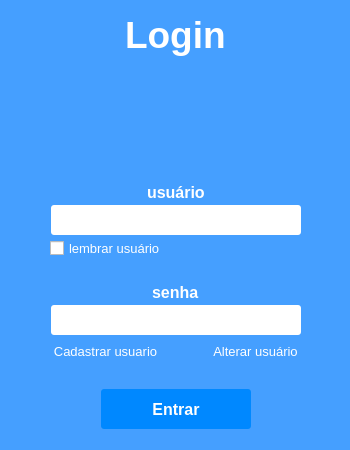
<?xml version="1.0" encoding="UTF-8"?>
<ui version="4.0">
 <class>Form</class>
 <widget class="QWidget" name="Form">
  <property name="geometry">
   <rect>
    <x>0</x>
    <y>0</y>
    <width>350</width>
    <height>450</height>
   </rect>
  </property>
  <property name="minimumSize">
   <size>
    <width>350</width>
    <height>450</height>
   </size>
  </property>
  <property name="maximumSize">
   <size>
    <width>350</width>
    <height>450</height>
   </size>
  </property>
  <property name="windowTitle">
   <string>Form</string>
  </property>
  <property name="styleSheet">
   <string notr="true">QWidget#Form {
	
	background-color: rgb(69, 159, 255);
}

QLineEdit{
border-radius:3px;
}
QLineEdit:focus{
border:2px solid;
	border-color: rgb(155, 245, 255);
}</string>
  </property>
  <widget class="QWidget" name="login_label" native="true">
   <property name="geometry">
    <rect>
     <x>0</x>
     <y>-10</y>
     <width>351</width>
     <height>90</height>
    </rect>
   </property>
   <layout class="QGridLayout" name="gridLayout_4">
    <item row="0" column="1">
     <widget class="QLabel" name="label">
      <property name="font">
       <font>
        <family>Arial</family>
        <pointsize>28</pointsize>
        <weight>75</weight>
        <bold>true</bold>
       </font>
      </property>
      <property name="styleSheet">
       <string notr="true">color: rgb(255, 255, 255);
font-weight:bold;</string>
      </property>
      <property name="text">
       <string>Login</string>
      </property>
     </widget>
    </item>
    <item row="0" column="0">
     <spacer name="horizontalSpacer_7">
      <property name="orientation">
       <enum>Qt::Horizontal</enum>
      </property>
      <property name="sizeHint" stdset="0">
       <size>
        <width>40</width>
        <height>20</height>
       </size>
      </property>
     </spacer>
    </item>
    <item row="0" column="2">
     <spacer name="horizontalSpacer_8">
      <property name="orientation">
       <enum>Qt::Horizontal</enum>
      </property>
      <property name="sizeHint" stdset="0">
       <size>
        <width>40</width>
        <height>20</height>
       </size>
      </property>
     </spacer>
    </item>
   </layout>
  </widget>
  <widget class="QWidget" name="widget_5" native="true">
   <property name="geometry">
    <rect>
     <x>0</x>
     <y>172</y>
     <width>351</width>
     <height>41</height>
    </rect>
   </property>
   <layout class="QGridLayout" name="gridLayout_5">
    <item row="0" column="1">
     <widget class="QLabel" name="label_2">
      <property name="font">
       <font>
        <family>Arial</family>
        <pointsize>12</pointsize>
        <weight>75</weight>
        <bold>true</bold>
       </font>
      </property>
      <property name="styleSheet">
       <string notr="true">color: rgb(255, 255, 255);
font-weight:bold;</string>
      </property>
      <property name="text">
       <string>usuário</string>
      </property>
     </widget>
    </item>
    <item row="0" column="0">
     <spacer name="horizontalSpacer_9">
      <property name="orientation">
       <enum>Qt::Horizontal</enum>
      </property>
      <property name="sizeHint" stdset="0">
       <size>
        <width>40</width>
        <height>20</height>
       </size>
      </property>
     </spacer>
    </item>
    <item row="0" column="2">
     <spacer name="horizontalSpacer_10">
      <property name="orientation">
       <enum>Qt::Horizontal</enum>
      </property>
      <property name="sizeHint" stdset="0">
       <size>
        <width>40</width>
        <height>20</height>
       </size>
      </property>
     </spacer>
    </item>
   </layout>
  </widget>
  <widget class="QWidget" name="widget_4" native="true">
   <property name="geometry">
    <rect>
     <x>0</x>
     <y>195</y>
     <width>351</width>
     <height>51</height>
    </rect>
   </property>
   <layout class="QGridLayout" name="gridLayout_2">
    <item row="0" column="0">
     <spacer name="horizontalSpacer_3">
      <property name="orientation">
       <enum>Qt::Horizontal</enum>
      </property>
      <property name="sizeHint" stdset="0">
       <size>
        <width>40</width>
        <height>20</height>
       </size>
      </property>
     </spacer>
    </item>
    <item row="0" column="1">
     <widget class="QLineEdit" name="line_user">
      <property name="minimumSize">
       <size>
        <width>250</width>
        <height>30</height>
       </size>
      </property>
      <property name="maximumSize">
       <size>
        <width>250</width>
        <height>30</height>
       </size>
      </property>
      <property name="font">
       <font>
        <family>Arial</family>
        <pointsize>12</pointsize>
       </font>
      </property>
      <property name="styleSheet">
       <string notr="true"/>
      </property>
      <property name="alignment">
       <set>Qt::AlignCenter</set>
      </property>
     </widget>
    </item>
    <item row="0" column="2">
     <spacer name="horizontalSpacer_4">
      <property name="orientation">
       <enum>Qt::Horizontal</enum>
      </property>
      <property name="sizeHint" stdset="0">
       <size>
        <width>40</width>
        <height>20</height>
       </size>
      </property>
     </spacer>
    </item>
   </layout>
  </widget>
  <widget class="QWidget" name="widget_6" native="true">
   <property name="geometry">
    <rect>
     <x>0</x>
     <y>272</y>
     <width>351</width>
     <height>41</height>
    </rect>
   </property>
   <layout class="QGridLayout" name="gridLayout_6">
    <item row="0" column="1">
     <widget class="QLabel" name="label_3">
      <property name="font">
       <font>
        <family>Arial</family>
        <pointsize>12</pointsize>
        <weight>75</weight>
        <bold>true</bold>
       </font>
      </property>
      <property name="styleSheet">
       <string notr="true">color: rgb(255, 255, 255);
font-weight:bold;</string>
      </property>
      <property name="text">
       <string>senha</string>
      </property>
     </widget>
    </item>
    <item row="0" column="0">
     <spacer name="horizontalSpacer_11">
      <property name="orientation">
       <enum>Qt::Horizontal</enum>
      </property>
      <property name="sizeHint" stdset="0">
       <size>
        <width>40</width>
        <height>20</height>
       </size>
      </property>
     </spacer>
    </item>
    <item row="0" column="2">
     <spacer name="horizontalSpacer_12">
      <property name="orientation">
       <enum>Qt::Horizontal</enum>
      </property>
      <property name="sizeHint" stdset="0">
       <size>
        <width>40</width>
        <height>20</height>
       </size>
      </property>
     </spacer>
    </item>
   </layout>
  </widget>
  <widget class="QWidget" name="password_label" native="true">
   <property name="geometry">
    <rect>
     <x>0</x>
     <y>295</y>
     <width>351</width>
     <height>51</height>
    </rect>
   </property>
   <layout class="QGridLayout" name="gridLayout">
    <item row="0" column="0">
     <spacer name="horizontalSpacer">
      <property name="orientation">
       <enum>Qt::Horizontal</enum>
      </property>
      <property name="sizeHint" stdset="0">
       <size>
        <width>40</width>
        <height>20</height>
       </size>
      </property>
     </spacer>
    </item>
    <item row="0" column="1">
     <widget class="QLineEdit" name="line_password">
      <property name="minimumSize">
       <size>
        <width>250</width>
        <height>30</height>
       </size>
      </property>
      <property name="maximumSize">
       <size>
        <width>250</width>
        <height>30</height>
       </size>
      </property>
      <property name="font">
       <font>
        <family>Arial</family>
        <pointsize>12</pointsize>
       </font>
      </property>
      <property name="alignment">
       <set>Qt::AlignCenter</set>
      </property>
     </widget>
    </item>
    <item row="0" column="2">
     <spacer name="horizontalSpacer_2">
      <property name="orientation">
       <enum>Qt::Horizontal</enum>
      </property>
      <property name="sizeHint" stdset="0">
       <size>
        <width>40</width>
        <height>20</height>
       </size>
      </property>
     </spacer>
    </item>
   </layout>
  </widget>
  <widget class="QWidget" name="widget" native="true">
   <property name="geometry">
    <rect>
     <x>0</x>
     <y>380</y>
     <width>351</width>
     <height>58</height>
    </rect>
   </property>
   <layout class="QGridLayout" name="gridLayout_7">
    <item row="0" column="1">
     <widget class="QPushButton" name="button_login">
      <property name="minimumSize">
       <size>
        <width>150</width>
        <height>40</height>
       </size>
      </property>
      <property name="maximumSize">
       <size>
        <width>150</width>
        <height>40</height>
       </size>
      </property>
      <property name="font">
       <font>
        <family>Arial</family>
        <pointsize>12</pointsize>
        <weight>75</weight>
        <bold>true</bold>
       </font>
      </property>
      <property name="styleSheet">
       <string notr="true">QPushButton {
background-color: rgb(0, 136, 255);
border-radius:3px;
color: rgb(255, 255, 255);
}

QPushButton:focus {
outline:0
}

QPushButton:hover {
background-color:rgb(0, 110, 240);
border:1px solid black;
transition: 1s;
}

QPushButton:pressed {
background-color:rgb(0, 145, 255);
border:1px solid black;
transition:1s;
}
</string>
      </property>
      <property name="text">
       <string>Entrar</string>
      </property>
     </widget>
    </item>
    <item row="0" column="0">
     <spacer name="horizontalSpacer_13">
      <property name="orientation">
       <enum>Qt::Horizontal</enum>
      </property>
      <property name="sizeHint" stdset="0">
       <size>
        <width>40</width>
        <height>20</height>
       </size>
      </property>
     </spacer>
    </item>
    <item row="0" column="2">
     <spacer name="horizontalSpacer_14">
      <property name="orientation">
       <enum>Qt::Horizontal</enum>
      </property>
      <property name="sizeHint" stdset="0">
       <size>
        <width>40</width>
        <height>20</height>
       </size>
      </property>
     </spacer>
    </item>
   </layout>
  </widget>
  <widget class="QCheckBox" name="check_box_user">
   <property name="geometry">
    <rect>
     <x>50</x>
     <y>240</y>
     <width>121</width>
     <height>17</height>
    </rect>
   </property>
   <property name="font">
    <font>
     <family>Arial</family>
     <pointsize>10</pointsize>
    </font>
   </property>
   <property name="styleSheet">
    <string notr="true">color: rgb(255, 255, 255);</string>
   </property>
   <property name="text">
    <string>lembrar usuário</string>
   </property>
  </widget>
  <widget class="QPushButton" name="button_register">
   <property name="geometry">
    <rect>
     <x>50</x>
     <y>340</y>
     <width>111</width>
     <height>23</height>
    </rect>
   </property>
   <property name="font">
    <font>
     <family>Arial</family>
     <pointsize>10</pointsize>
    </font>
   </property>
   <property name="styleSheet">
    <string notr="true">QPushButton{
background-color: rgb(69, 159, 255);
color: rgb(255, 255, 255);
border:0;
}


QPushButton:hover {
    background-image: url(&quot;:/images/start_hov.png&quot;);
    background-repeat: no-repeat;
}</string>
   </property>
   <property name="text">
    <string>Cadastrar usuario</string>
   </property>
  </widget>
  <widget class="QLabel" name="label_4">
   <property name="geometry">
    <rect>
     <x>140</x>
     <y>70</y>
     <width>81</width>
     <height>101</height>
    </rect>
   </property>
   <property name="text">
    <string/>
   </property>
   <property name="pixmap">
    <pixmap resource="../icon/vacina.qrc">:/vacina/vacina.png</pixmap>
   </property>
   <property name="scaledContents">
    <bool>true</bool>
   </property>
  </widget>
  <widget class="QPushButton" name="button_register_2">
   <property name="geometry">
    <rect>
     <x>200</x>
     <y>340</y>
     <width>111</width>
     <height>23</height>
    </rect>
   </property>
   <property name="font">
    <font>
     <family>Arial</family>
     <pointsize>10</pointsize>
    </font>
   </property>
   <property name="styleSheet">
    <string notr="true">QPushButton{
background-color: rgb(69, 159, 255);
color: rgb(255, 255, 255);
border:0;
}


QPushButton:hover {
    background-image: url(&quot;:/images/start_hov.png&quot;);
    background-repeat: no-repeat;
}</string>
   </property>
   <property name="text">
    <string>Alterar usuário</string>
   </property>
  </widget>
 </widget>
 <resources>
  <include location="../icon/vacina.qrc"/>
 </resources>
 <connections/>
</ui>
